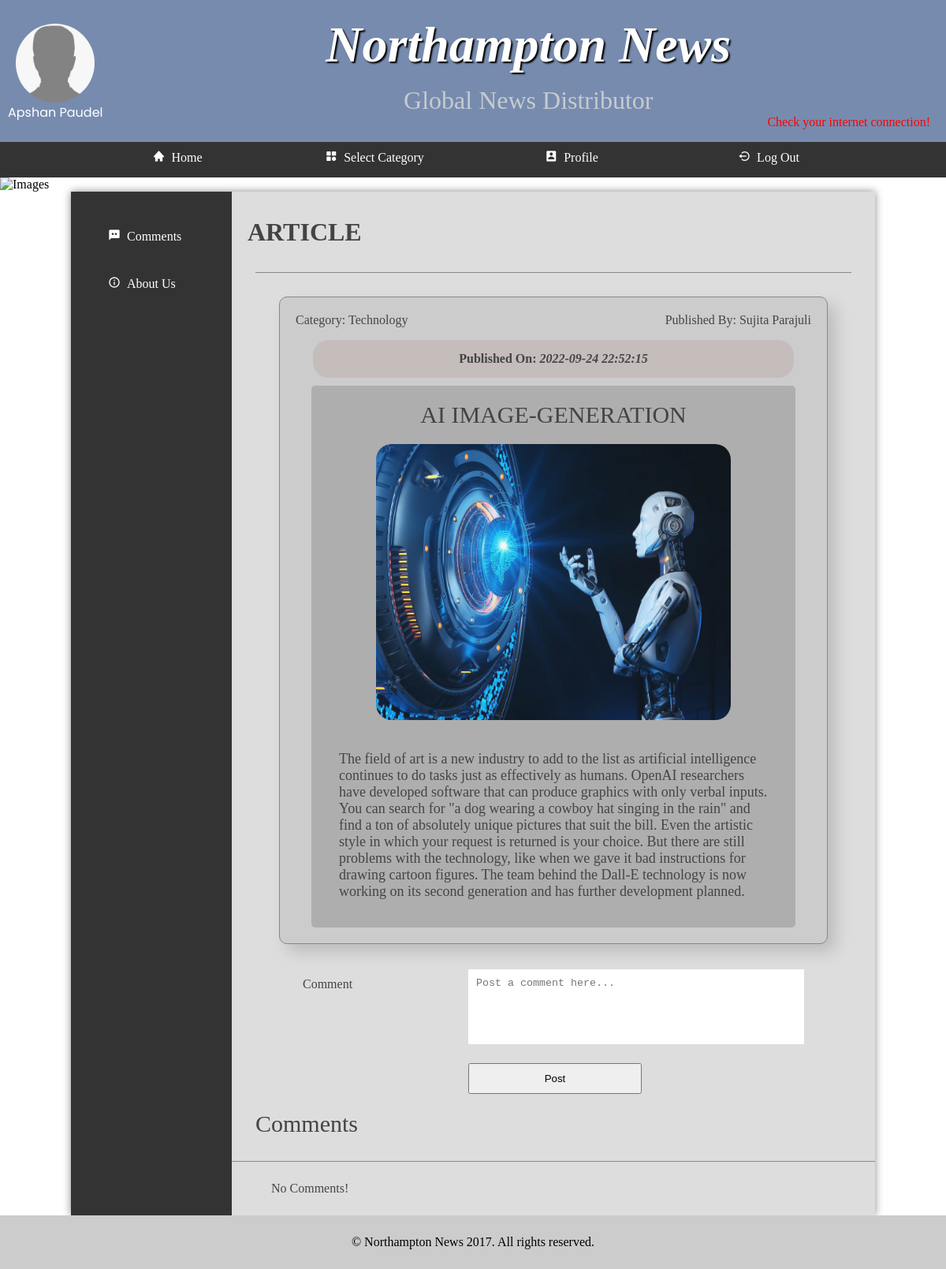
The page /fullArticle.php?id=2 (signed in) on the database its author committed.
### tables this page shows
CREATE TABLE `article` (
  `id` int(5) NOT NULL,
  `title` varchar(100) NOT NULL,
  `content` text NOT NULL,
  `category` varchar(100) NOT NULL,
  `publishDate` datetime NOT NULL DEFAULT current_timestamp(),
  `image` varchar(100) NOT NULL,
  `publishedBy` varchar(100) NOT NULL
);

### fullArticle.php (the view, shortened to what this page needs)
<?php
include('commentDB.php');
$nameOfUser = $_SESSION["usr_fullname"];
$userPhoto = $_SESSION["usr_photo"];
$id = $_GET['id'];
?>
<!DOCTYPE html>
<html lang = "en">
	<head>
		<link rel = "stylesheet" type = "text/css" href = "styles.css">
		<link rel = "stylesheet" href = "https://unpkg.com/boxicons@2.0.7/css/boxicons.min.css">
	</head>
	<body>
		<header>
		<div class = "userinfo">
			<img src = "./public/images/users/<?php
				if ($userPhoto){
					echo $userPhoto;
				}
				else{
					echo "character.jpg";
				}
				?>" alt = "User's Profile Picture" class = "userimage">
				<p>
				<?php
					echo $nameOfUser;
				?>
				</p>
			</div>
			<section>
				<h1>Northampton News</h1>
				<h3>Global News Distributor</h3>
			</section>
				<?php
                    $getGeoLocation = @unserialize (file_get_contents('http://ip-api.com/php/'));
                	if ($getGeoLocation && $getGeoLocation['status'] == 'success') {
                    	echo "<div style = 'margin-right: 20px;'><i class='bx bx-current-location'></i>&nbsp;".$getGeoLocation['city'].', '.$getGeoLocation['country']."</div>";
                    }else{
						echo "<div style = 'margin-right: 20px; color: red;'>Check your internet connection!</div>";
					}
                ?>
		</header>
		<nav>
			<ul>
				<li><a href = "userIndex.php"><i class='bx bxs-home'></i><span>&ensp;Home</span></a></li>
				<li><a href="#"><i class='bx bxs-category'></i>&ensp;Select Category</a>
				</li>
				<li><a href = "userProfile.php"><i class='bx bxs-user-rectangle'></i><span>&ensp;Profile</span></a></li>
				<li><a href = "logout.php"><i class='bx bx-log-out-circle'></i><span>&ensp;Log Out</span></a></li>
			</ul>
		</nav>
		<img src="images/banners/randombanner.php" alt = "Images"/>
		<main>
			<nav>
				<ul>
                <li><a href = "userComment.php"><i class='bx bxs-comment-dots'></i><span>&ensp;Comments</span></a></li>
				<li><a href = "userAboutUs.php"><i class='bx bx-info-circle' ></i><span>&ensp;About Us</span></a></li>
				</ul>
			</nav>
			<section class = "news_list_container">
                <h2 id = "heading">ARTICLE</h2>
			</section>
			<div class = "article_cont">
		   <?php
				$statemnt = $connection->prepare("SELECT * FROM `assignment1`.`article` WHERE id = '$id'");
				$statemnt->execute();
				$results = $statemnt->fetch(PDO::FETCH_NUM);
			?>
				<div class = "evr_news">
					<p style = "float: left;">Category:&nbsp;<?php echo $results[3]; ?></p>
					<p style = "float: right;">Published By:&nbsp;<?php echo $results[6]; ?></p>
				<div class = "atcDate">
					<label>Published On:&nbsp;</label><em><?php echo $results[4]; ?></em>
				</div>
					<div class = "news_ttl"><?php echo $results[1]; ?></div>
					<div class = "news_image"><img src = "public/images/articles/
					<?php
					if ($results[5]){
					 echo $results[5];
					}
					else{
						echo "placeholder.png";
					}
					?>"
					alt = "News Article Image">
					</div>
				<article class = "news_atcl">
				<?php echo $results[2]; ?>
				</article>
			</div>
			<form method = "POST" class = "comment_form">
				<label>Comment</label> <textarea name="commentText" placeholder = "Post a comment here..." rows="5" required></textarea>
				<input type = "submit" name = "post" value = "Post">
			</form>
		</div>
                <h3 style = "margin: 30px; font-size: 30px; font-weight: lighter;">Comments</h3>
		<div class = "all_comments">
		<?php
                $statemnt = $connection->prepare("SELECT * FROM `assignment1`.`comment`");
                $statemnt->execute();
				if ($statemnt->rowCount() > 0){
                while ($comResult = $statemnt->fetch(PDO::FETCH_NUM)){
					if ($comResult[3] == $id){
					?>
			<div class = "comments">
				<div class = "username"><a href = "userComment.php?name=<?php echo $comResult[1]; ?>"><?php echo $comResult[1]; ?></a>&nbsp;•<em><?php echo $comResult[4]; ?></em></div>
				<div class = "commentTxt"><?php echo $comResult[2]; ?></div>
			</div>
			<?php }
		}
	}else{
		echo "<div class = 'comments'>No Comments!</div";
	}
			?>
		</div>
		</main>
		<footer>
			&copy; Northampton News 2017. All rights reserved.
		</footer>
	</body>
</html>

### styles.css (style rules this page uses)
* { margin: 0; padding: 0; }
html { font-family: 'Oxygen-Regular', times, verdana, sans-serif; }
body { background-color: #fff; }
header { background-color: #778baf; color: white; height: 180px; }
nav { width: 100%; background-color: #333; overflow: auto; }
nav ul { width: 1000px; margin: auto; display: block; list-style-type: none; }
nav ul li { width: 25%; float: left; overflow: auto; text-align: center; }
nav a { color: white; padding-top: 10px; display: block; text-decoration: none; }
header { text-align: right; }
header section { display: block; }
header h1 { font-weight: bold; font-style: italic; font-size:4em; color: white; text-align: center; padding-top: 20px; text-shadow: 2px 2px 2px #000; }
header h3 { font-weight: lighter; font-size:2em; color: rgba(217, 219, 213, 0.801); text-align: center; padding-top: 15px; }
main { min-height: 70vh; background-color: #ddd; width: 85vw; display: block; margin: auto; box-shadow: 0px 0px 10px #888; color:#444; }
main h2 { font-size:2em; }
p, li, h2 { margin-bottom: 1em; }
.article_cont { padding-top: 2em; border-top: 1px solid #888; padding: 30px; margin: 30px; }
.comment_form { border-top: transparent; margin-bottom: 20px; margin-top: -70px; }
.all_comments { border-top:1px solid #888; display: flex; flex-direction: column-reverse; }
.comments { margin: 25px 50px; }
.atcDate { clear: both; margin-top: 10px; background-color: rgba(197, 188, 188, 0.943); padding: 15px; margin-left: 22px; margin-right: 22px; font-weight: bolder; border-radius: 20px; text-align: center; margin-bottom: 10px; }
.news_image { text-align: center; background-color: rgba(136, 136, 136, 0.432); margin-left: 20px; margin-right: 20px; padding-top: 20px; }
.news_image img { height: 350px; width: 450px; border-radius: 20px; opacity: 0.9; }
.evr_news { background-color: #ccc; box-shadow: 10px 10px 20px rgba(0, 0, 0, 0.15); border: 1px solid #888; border-radius: 10px; padding: 20px; margin-bottom: 50px; }
.news_ttl { border-top-left-radius: 5px; border-top-right-radius: 5px; padding-top: 20px; text-align: center; font-size: 30px; margin-left: 20px; margin-right: 20px; background-color: rgba(136, 136, 136, 0.432); }
.news_atcl { border-bottom-left-radius: 5px; border-bottom-right-radius: 5px; padding: 35px; font-size: 18px; background-color: rgba(136, 136, 136, 0.432); margin-left: 20px; margin-right: 20px; }
form, .details, .aboutussec { padding-top: 2em; margin-top: 2em; margin-left: 20px; border-top: 1px solid #888; }
form select, form label, form input { float: left; width: 200px; padding: 10px; margin-top: 20px; }
form label { clear: left; }
textarea { width: 60%; padding: 10px; margin-top: 20px; resize: none; outline: none; border: transparent; }
input[type="submit"] { clear: both; margin-left: 220px; width: 220px; cursor: pointer; margin-bottom: 20px; }
ul { margin-left: 2em; }
body > img { display: block; width: 100%; }
main { display: table; }
main > nav { display: table-cell; width: 20%; padding: 2em; }
main > nav li { float: none; width: auto; text-align: left; padding: 5px 1px 10px 15px; border-radius: 10px; }
main > nav ul { width: auto; }
footer { text-align: center; background-color: #ccc; padding: 25px; }
.userimage, .myimage img { height: 100px; width: 100px; border-radius: 50%; float: left; }
.userinfo { font-family: "Poppins", sans-serif; float: left; margin-top: 30px; margin-left: 20px; }
.userinfo p { text-transform: capitalize; margin-left: -10px; margin-right: 10px; }
.news_list_container { margin-left: 20px; }

### rows shown on the page
article: category "Technology", publishedBy "Sujita Parajuli", publishDate "2022-09-24 22:52:15", title "AI IMAGE-GENERATION", image (picture), content "The field of art is a new industry to add to the list as artificial intelligence continues to do tasks just as effectively as humans. OpenAI researchers have developed software that can produce graphics with only verbal inputs. You can search for \"a dog wearing a cowboy hat singing in the rain\" and find a ton of absolutely unique pictures that suit the bill. Even the artistic style in which your request is returned is your choice. But there are still problems with the technology, like when we gave it bad instructions for drawing cartoon figures. The team behind the Dall-E technology is now working on its second generation and has further development planned."

### other values the page prints
$nameOfUser "Apshan Paudel"
